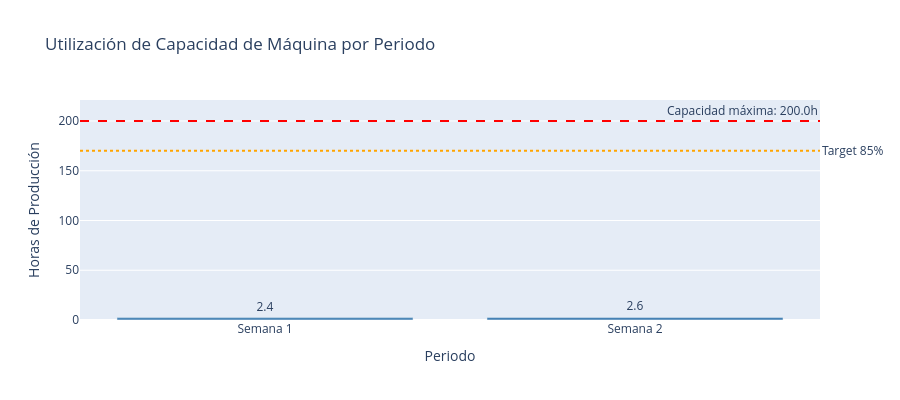
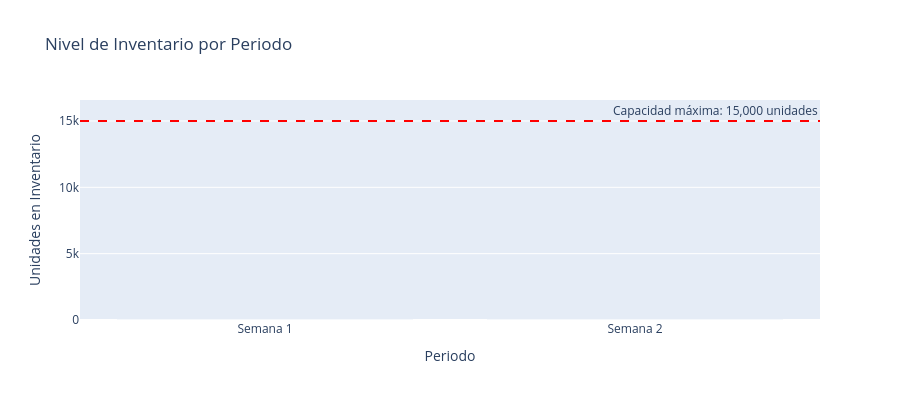

Notebook cell for these charts, in order:
### Markdown cell above
---

## 🔍 Paso 5.3: Resolver y Analizar Plan Óptimo

### Code cell
# Validación de capacidades con métricas realistas

if not df_plan.empty:
    # 1. Uso de capacidad de máquina por periodo
    print("⚙️  Análisis de capacidad de máquina:\n")
    machine_usage = []
    for t in periods:
        period_prod = df_plan[df_plan['period'] == t]
        total_hours = sum(
            machine_hours.get(row['product'], 0.1) * row['production']
            for _, row in period_prod.iterrows()
        )
        utilization = (total_hours / MACHINE_CAPACITY) * 100
        available = MACHINE_CAPACITY - total_hours
        
        machine_usage.append({
            'period': f'Semana {t}',
            'hours_used': round(total_hours, 1),
            'hours_available': round(available, 1),
            'capacity': MACHINE_CAPACITY,
            'utilization_pct': round(utilization, 1),
            'status': '🟢 OK' if utilization <= 85 else '🟡 Alto' if utilization <= 95 else '🔴 Crítico'
        })
        
        print(f"Semana {t}: {total_hours:.1f}h / {MACHINE_CAPACITY}h ({utilization:.1f}%) - {machine_usage[-1]['status']}")
    
    df_machine = pd.DataFrame(machine_usage)
    
    # Gráfico de utilización
    fig = go.Figure()
    fig.add_trace(go.Bar(
        x=df_machine['period'],
        y=df_machine['hours_used'],
        name='Horas Utilizadas',
        marker_color='steelblue',
        text=df_machine['hours_used'].round(1),
        textposition='auto'
    ))
    fig.add_hline(
        y=MACHINE_CAPACITY,
        line_dash="dash",
        line_color="red",
        annotation_text=f"Capacidad máxima: {MACHINE_CAPACITY}h"
    )
    fig.add_hline(
        y=MACHINE_CAPACITY * 0.85,
        line_dash="dot",
        line_color="orange",
        annotation_text="Target 85%",
        annotation_position="right"
    )
    fig.update_layout(
        title="Utilización de Capacidad de Máquina por Periodo",
        xaxis_title="Periodo",
        yaxis_title="Horas de Producción",
        height=400
    )
    fig.show()
    
    # 2. Uso de capacidad de almacén
    print(f"\n📦 Análisis de capacidad de almacén:\n")
    storage_usage = []
    for t in periods:
        period_inv = df_plan[df_plan['period'] == t]
        total_inventory = period_inv['inventory'].sum()
        utilization = (total_inventory / STORAGE_CAPACITY) * 100
        
        storage_usage.append({
            'period': f'Semana {t}',
            'inventory': round(total_inventory, 0),
            'capacity': STORAGE_CAPACITY,
            'utilization_pct': round(utilization, 1),
            'status': '🟢 OK' if utilization <= 70 else '🟡 Alto' if utilization <= 85 else '🔴 Crítico'
        })
        
        print(f"Semana {t}: {total_inventory:.0f} / {STORAGE_CAPACITY:,.0f} unidades ({utilization:.1f}%) - {storage_usage[-1]['status']}")
    
    df_storage = pd.DataFrame(storage_usage)
    
    # Gráfico de inventario
    fig2 = go.Figure()
    fig2.add_trace(go.Bar(
        x=df_storage['period'],
        y=df_storage['inventory'],
        name='Inventario',
        marker_color='lightgreen',
        text=df_storage['inventory'].round(0),
        textposition='auto'
    ))
    fig2.add_hline(
        y=STORAGE_CAPACITY,
        line_dash="dash",
        line_color="red",
        annotation_text=f"Capacidad máxima: {STORAGE_CAPACITY:,.0f} unidades"
    )
    fig2.update_layout(
        title="Nivel de Inventario por Periodo",
        xaxis_title="Periodo",
        yaxis_title="Unidades en Inventario",
        height=400
    )
    fig2.show()
    
    # 3. Resumen de validación
    print(f"\n✅ Resumen de validación:")
    max_machine_util = df_machine['utilization_pct'].max()
    max_storage_util = df_storage['utilization_pct'].max()
    
    print(f"   • Máx. utilización máquina: {max_machine_util:.1f}%")
    print(f"   • Máx. utilización almacén: {max_storage_util:.1f}%")
    
    if max_machine_util > 95:
        print(f"   ⚠️  ALERTA: Capacidad de máquina al límite - considerar overtime o tercerización")
    elif max_machine_util > 85:
        print(f"   ℹ️  Capacidad de máquina alta pero manejable")
    else:
        print(f"   ✅ Capacidad de máquina con holgura adecuada")
    
    if max_storage_util > 85:
        print(f"   ⚠️  ALERTA: Almacén al límite - considerar storage externo")
    else:
        print(f"   ✅ Capacidad de almacén suficiente")

else:
    print("⚠️  No hay plan para validar - modelo no fue resuelto exitosamente")

### Figure 1 — Plotly figure (JSON) as saved in the notebook; plotly's stock layout.template omitted (floating-point values rounded to 4 significant figures)
{"data": [{"marker": {"color": "steelblue"}, "name": "Horas Utilizadas", "text": [2.4, 2.6], "textposition": "auto", "type": "bar", "x": ["Semana 1", "Semana 2"], "y": [2.4, 2.6]}], "layout": {"annotations": [{"showarrow": false, "text": "Capacidad máxima: 200.0h", "x": 1, "xanchor": "right", "xref": "x domain", "y": 200, "yanchor": "bottom", "yref": "y"}, {"showarrow": false, "text": "Target 85%", "x": 1, "xanchor": "left", "xref": "x domain", "y": 170, "yanchor": "middle", "yref": "y"}], "height": 400, "shapes": [{"line": {"color": "red", "dash": "dash"}, "type": "line", "x0": 0, "x1": 1, "xref": "x domain", "y0": 200, "y1": 200, "yref": "y"}, {"line": {"color": "orange", "dash": "dot"}, "type": "line", "x0": 0, "x1": 1, "xref": "x domain", "y0": 170, "y1": 170, "yref": "y"}], "title": {"text": "Utilización de Capacidad de Máquina por Periodo"}, "xaxis": {"title": {"text": "Periodo"}}, "yaxis": {"title": {"text": "Horas de Producción"}}}}

### Figure 2 — Plotly figure (JSON) as saved in the notebook; plotly's stock layout.template omitted (floating-point values rounded to 4 significant figures)
{"data": [{"marker": {"color": "lightgreen"}, "name": "Inventario", "text": [0.0, 0.0], "textposition": "auto", "type": "bar", "x": ["Semana 1", "Semana 2"], "y": [0, 0]}], "layout": {"annotations": [{"showarrow": false, "text": "Capacidad máxima: 15,000 unidades", "x": 1, "xanchor": "right", "xref": "x domain", "y": 15000, "yanchor": "bottom", "yref": "y"}], "height": 400, "shapes": [{"line": {"color": "red", "dash": "dash"}, "type": "line", "x0": 0, "x1": 1, "xref": "x domain", "y0": 15000, "y1": 15000, "yref": "y"}], "title": {"text": "Nivel de Inventario por Periodo"}, "xaxis": {"title": {"text": "Periodo"}}, "yaxis": {"title": {"text": "Unidades en Inventario"}}}}
